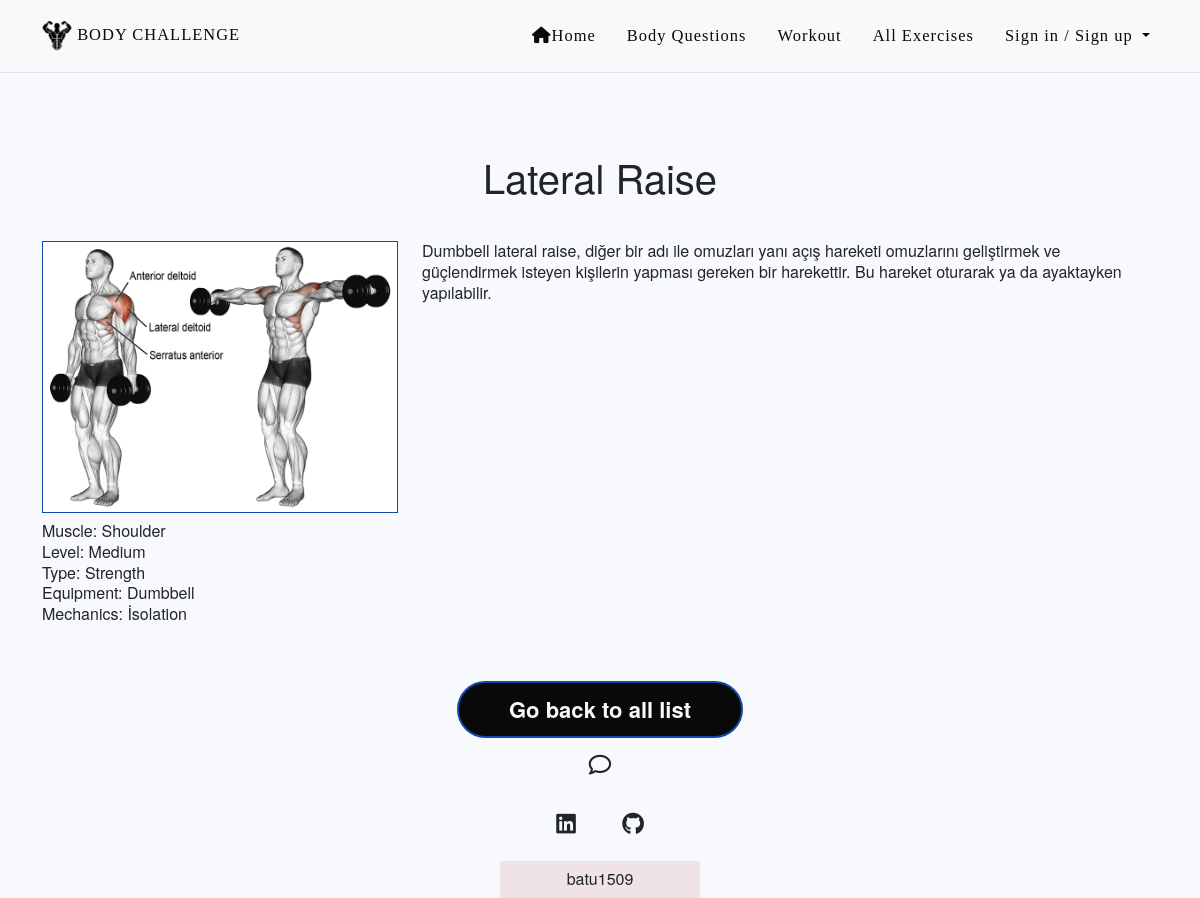
The app's page /show_exercise/1 with its own data.
### programs/models.py (models this page shows, shortened)
class Exercise(models.Model):
    name = models.CharField(max_length=255, null=True)
    description = models.CharField(max_length=255, null=True)
    image = models.ImageField(null=True, blank=True, default='static/image/bodydefault.png', upload_to = 'exercise_photos/%Y/%m/')
    video = models.CharField(max_length=255, null=True, blank=True)
    primaryTargetMuscles = models.ForeignKey(Muscle, on_delete=models.CASCADE, null=True, blank=True, related_name='primaryTargetMuscles')
    equipment = models.ForeignKey(Equipment, on_delete=models.CASCADE, null=True)
    level = models.ForeignKey(Level, on_delete=models.CASCADE, null=True)
    type = models.ForeignKey(ExerciseType, on_delete=models.CASCADE, null=True)
    mechanics = models.ForeignKey(ExerciseMechanic, on_delete=models.CASCADE, null=True)
    intervalOnly = models.BooleanField(null=True, blank=True)

class Muscle(models.Model):
    name = models.CharField(max_length=255, null=True )
    def __str__(self):
        return self.name

class Level(models.Model):
    level = models.CharField(max_length=255, null=True)
    def __str__(self):
        return self.level

class ExerciseType(models.Model):
    type = models.CharField(max_length=255, null=True)
    def __str__(self):
        return self.type

class Equipment(models.Model):
    name = models.CharField(max_length=255, null=True)
    def __str__(self):
        return self.name

class ExerciseMechanic(models.Model):
    mechanic = models.CharField(max_length=255, null=True)
    def __str__(self):
        return self.mechanic

### programs/views.py (the view)
# urls.py: path('show_exercise/<exercise_id>', views.SingleExercise.as_view(), name='show_exercise'),
class SingleExercise(View):
    def get(self, request, exercise_id):
        exercise = Exercise.objects.get(pk=exercise_id)
        return render(request, 'exercise.html', {'exercise': exercise})

### programs/templates/exercise.html (shortened to what this page needs)
{% extends "base.html" %}
{% block content %}
    <div class="py-3 text-center container">
        <div class="row py-lg-3">
            <div class="col-lg-6 col-md-8 mx-auto">
                <h1 class="fw-light">{{ exercise.name }}</h1>
            </div>
        </div>
    </div>
        <div class="container">
            <div class="row">
                <div class="col-12 col-md-4">
                    <img src=" {{ exercise.image.url }} " alt="Image of {{ exercise.name }} exercise" class="exercise-image">
                    <p class="card-text py-2">Muscle: {{ exercise.primaryTargetMuscles }} <br/>
                        Level: {{ exercise.level }} <br/>
                        Type: {{ exercise.type }} <br/>
                        Equipment: {{ exercise.equipment }} <br/>
                        Mechanics: {{ exercise.mechanics }} <br/>
                    </p>
                </div>
                <div class="col-12 col-md-8">
                    {{ exercise.description|safe }}
                </div>
            </div>
            <div class="row">
                <div class="col-12 d-flex justify-content-center py-5">
                    <a href="{% url 'exercises' %}" class="link-button">Go back to all list</a>
                </div>
        </div>
    </div>
{% endblock %}

### static/css/style.css (style rules this page uses)
:root { --special: #0a0909; --background: #F7F9FD; --blue: #1148ac; --gray: #14131397; }
* { margin: 0; padding: 0; border: none; }
body { line-height: 1.3; font-weight: 400; background-color: #F7F9FD; background-size: cover; -webkit-font-smoothing: antialiased; -moz-osx-font-smoothing: grayscale; font-family: Helvetica Neue,Helvetica,Arial,sans-serif; }
button, .link-button { padding: 4px 20px; font-weight: bold; text-decoration: none; display: inline-block; font-size: 22px; border-radius: 40px 40px 40px 40px; padding: 12px 50px 12px 50px; }
button, .link-button { border: 2px solid var(--blue); background: var(--special); color: var(--background); }
a { color: var(--blue); font-weight: 500; text-decoration: none; }
.exercise-image { max-width: 100%; border: 1px solid var(--blue); }

### records on screen
Exercise: name "Lateral Raise", image (picture), primaryTargetMuscles "Shoulder", level "Medium", type "Strength", equipment "Dumbbell", mechanics "İsolation", description "Dumbbell lateral raise, diğer bir adı ile omuzları yanı açış hareketi omuzlarını geliştirmek ve güçlendirmek isteyen kişilerin yapması gereken bir harekettir. Bu hareket oturarak ya da ayaktayken yapılabilir."
